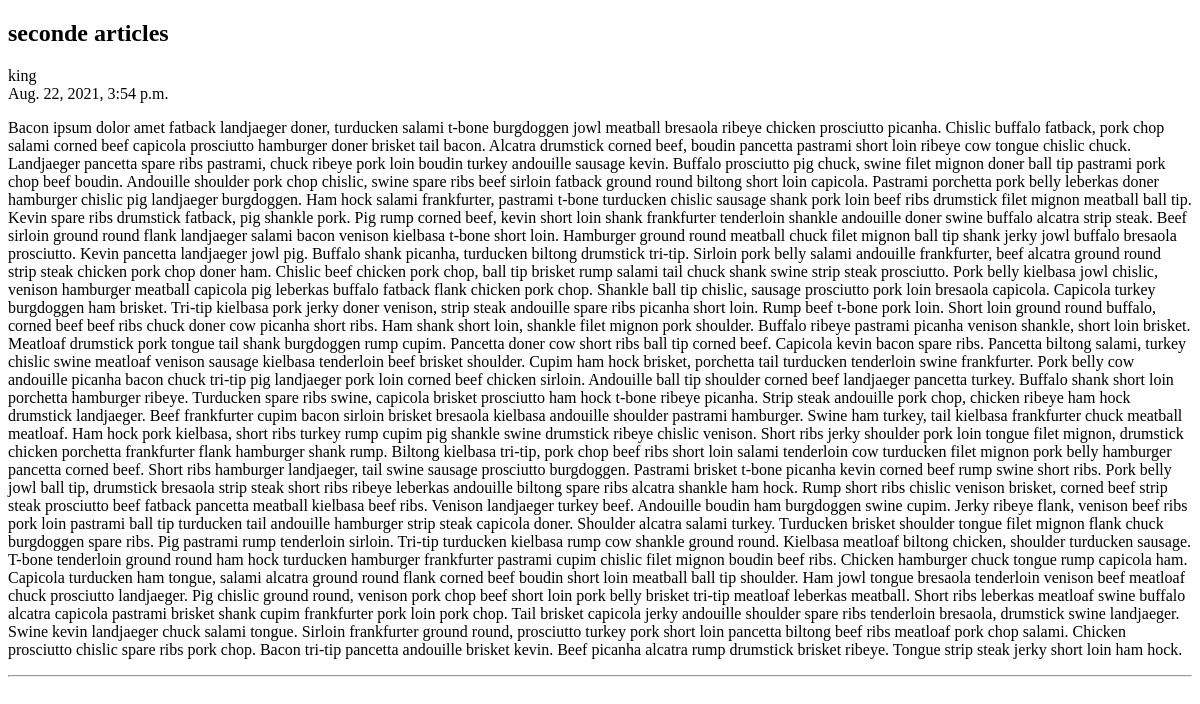
Page /2 on the earlier database version.
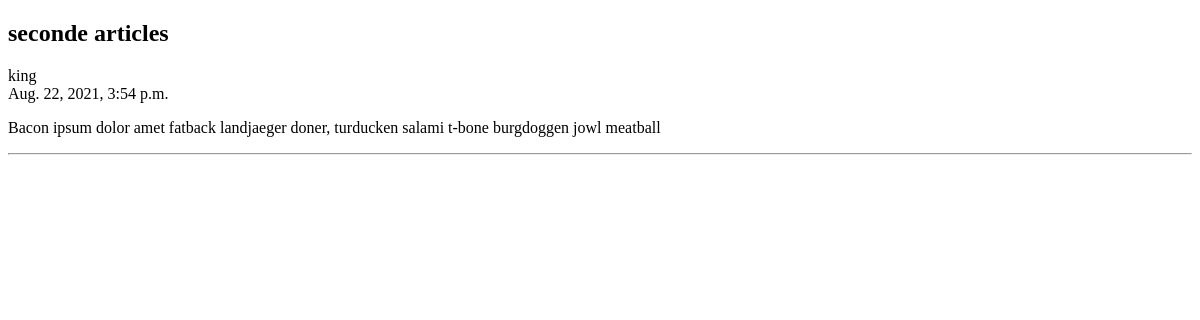
Same page on the later database version.
### blog/models.py (models this page shows, shortened)
class Article(models.Model):
	title = models.CharField(max_length = 200, verbose_name = 'عنوان خبر')
	slug = models.SlugField(max_length = 200, unique = True, verbose_name = 'لینک')
	author = models.ForeignKey(User, verbose_name = 'نویسنده', related_name = 'blog_posts', on_delete = models.CASCADE)
	context = models.TextField(verbose_name = 'متن خبر')
	publish = models.DateTimeField(default = timezone.now, verbose_name = 'زمان انتشار')
	created = models.DateTimeField(auto_now_add = True)
	updated = models.DateTimeField(auto_now = True)
	status = models.BooleanField(default = False, verbose_name = "وضعیت")
	class Meta:
		verbose_name = "مقاله"
		verbose_name_plural = "مقاله ها"

### blog/views.py (the view)
# urls.py: path("<int:pk>", ArticleDetail.as_view(), name='deatail'),
class ArticleDetail(DeleteView):
	def get_object(self):
		return get_object_or_404(
			Article.objects.filter(status = True),
			pk = self.kwargs.get("pk")
		)

### blog/templates/blog/article_confirm_delete.html
{% extends 'blog/base.html' %}
{% block body %}
        <article>
            <h2>{{object.title}}</h2>
            <div>{{object.author}}</div>
            <div>{{object.publish}}</div>
            <p>{{object.context}}</p>
        </article>
        <hr>
{% endblock body %}

Differences in the rows shown:
changed Article "seconde articles": context "…t-bone burgdoggen jowl meatball bresaola ribeye chicken prosciutto picanha. Chislic buffalo fatback, pork chop salami corned beef capicola prosciutto hamburger doner brisket tail bacon. Alcatra drumstick corned beef, boudin pancetta pastrami short loin ribeye cow tongue chislic chuck. Landjaeger pancetta spare ribs pastrami, chuck ribeye pork loin boudin turkey andouille sausage kevin. Buffalo prosciutto pig chuck, swine filet mignon doner ball tip pastrami pork chop beef boudin. Andouille shoulder pork chop chislic, swine spare ribs beef sirloin fatback ground round biltong short loin capicola. Pastrami porchetta pork belly leberkas doner hamburger chislic pig landjaeger burgdoggen. Ham…" → "Bacon ipsum dolor amet fatback landjaeger doner, turducken salami t-bone burgdoggen jowl meatball"
